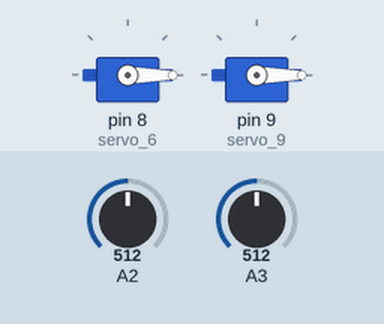
This sketch was run on a simulated Arduino Uno, built with avr-gcc and run on an emulated ATmega328P. Shown: 2 × servo. Inputs (shaded band) come from the test bench; at power-on: A2 = 512, A3 = 512.

Above: at 1.2 s.
1.3 s: A2 set to 716
At 2.14 s:
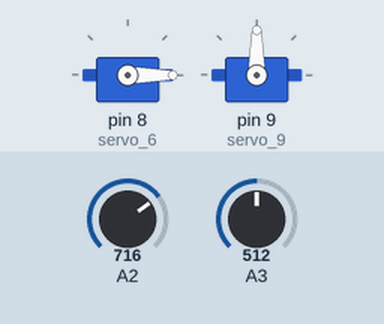
4.3 s: A3 set to 900
7.3 s: A3 set to 511
At 8.2 s:
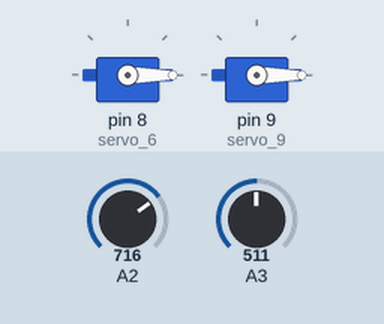
10.3 s: A3 set to 1023
13.3 s: A2 set to 1008
At 13.8 s:
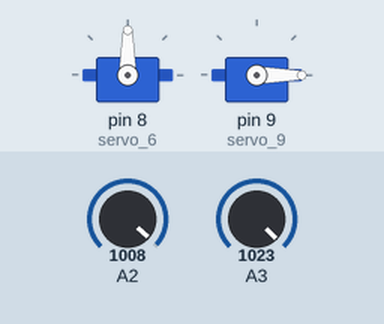
16.3 s: A2 set to 1023
At 17.3 s:
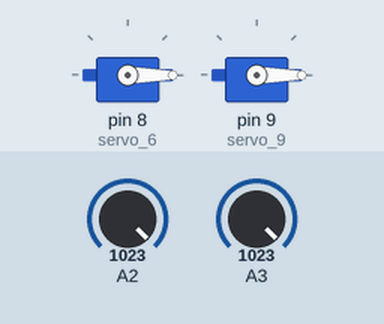
Timing chart, 0 to 18.8 s (numbered marks = the images above; inputs shaded):
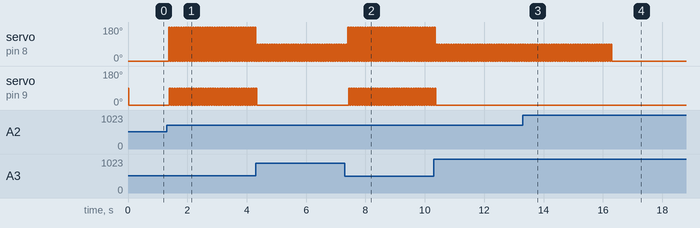

The sketch:

printbot_huye_luz.ino
```cpp
// (licence header left out)
#include <Servo.h>

/***   Global variables   ***/
Servo servo_6;Servo servo_9;

/***   Function declaration   ***/

void setup()
{
  servo_6.attach(8);
  servo_9.attach(9);
}


void loop()
{
  int luz_derecha=analogRead(A2);
  int luz_izquierda=analogRead(A3);
  if ((luz_derecha > 300) && (luz_izquierda > 300)) {
    servo_6.write(0);
    delay(20);
    servo_9.write(0);
    delay(20);
   }
  if (luz_derecha > luz_izquierda) {
    servo_6.write(180);
    delay(20);
    servo_9.write(90);
    delay(20);
   }
  if (luz_derecha < luz_izquierda) {
    servo_6.write(90);
    delay(20);
    servo_9.write(0);
    delay(20);
   }
  if ((luz_derecha < 100) && (luz_izquierda < 100)) {
    servo_6.write(90);
    delay(20);
    servo_9.write(90);
    delay(20);
   }

}
```

Measured:
- the behaviour switches between 1022 and 1023 on A2 (found by bisection; images 3 and 4)
- after the input at 1.3 s, servo on pin 8 (servo_6): alternates 180° for 0.04 s and 0° for 0.04 s, starting after 0.07 s; servo on pin 9 (servo_9): alternates 90° for 0.04 s and 0° for 0.04 s, starting after 0.09 s
- after the input at 4.3 s, servo on pin 9 (servo_9): goes on until 4.3 s, then stays 0°
- after the input at 7.3 s, servo on pin 9 (servo_9): alternates 90° for 0.04 s and 0° for 0.04 s, starting after 0.13 s
- after the input at 10.3 s, servo on pin 9 (servo_9): goes on until 10.4 s, then stays 0°
- after the input at 16.3 s, servo on pin 8 (servo_6): goes on until 16.3 s, then stays 0°
